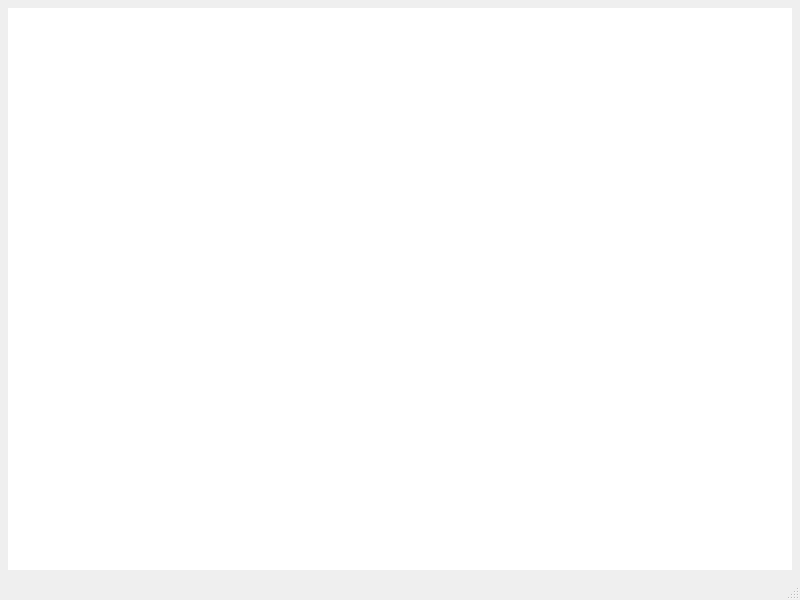
<?xml version="1.0" encoding="UTF-8"?>
<ui version="4.0">
 <class>QDeleteNotebookViewClass</class>
 <widget class="QMainWindow" name="QDeleteNotebookViewClass">
  <property name="geometry">
   <rect>
    <x>0</x>
    <y>0</y>
    <width>800</width>
    <height>600</height>
   </rect>
  </property>
  <property name="windowTitle">
   <string>Delete notebooks</string>
  </property>
  <widget class="QWidget" name="centralwidget">
   <layout class="QGridLayout" name="gridLayout">
    <property name="margin">
     <number>8</number>
    </property>
    <item row="0" column="0">
     <widget class="QScrollArea" name="scrollArea">
      <property name="frameShape">
       <enum>QFrame::NoFrame</enum>
      </property>
      <property name="widgetResizable">
       <bool>true</bool>
      </property>
      <widget class="QWidget" name="scrollAreaWidgetContents">
       <property name="geometry">
        <rect>
         <x>0</x>
         <y>0</y>
         <width>784</width>
         <height>540</height>
        </rect>
       </property>
       <layout class="QGridLayout" name="gridLayout_2">
        <property name="margin">
         <number>0</number>
        </property>
        <item row="0" column="0">
         <widget class="QNonScrollableListWidget" name="lwNotebookList">
          <property name="frameShape">
           <enum>QFrame::NoFrame</enum>
          </property>
          <property name="viewMode">
           <enum>QListView::ListMode</enum>
          </property>
         </widget>
        </item>
       </layout>
      </widget>
     </widget>
    </item>
   </layout>
  </widget>
  <widget class="QMenuBar" name="menubar">
   <property name="geometry">
    <rect>
     <x>0</x>
     <y>0</y>
     <width>800</width>
     <height>22</height>
    </rect>
   </property>
  </widget>
  <widget class="QStatusBar" name="statusbar"/>
 </widget>
 <customwidgets>
  <customwidget>
   <class>QNonScrollableListWidget</class>
   <extends>QListWidget</extends>
   <header>QNonScrollableListWidget.h</header>
  </customwidget>
 </customwidgets>
 <resources/>
 <connections/>
</ui>
